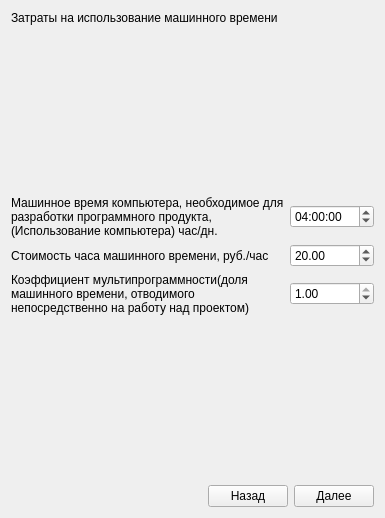
      <widget class="QWidget" name="tab_6">
       <attribute name="title">
        <string>Затраты4</string>
       </attribute>
       <layout class="QVBoxLayout" name="verticalLayout_43">
        <item>
         <widget class="QLabel" name="label_133">
          <property name="text">
           <string>Затраты на использование машинного времени</string>
          </property>
         </widget>
        </item>
        <item>
         <spacer name="verticalSpacer_5">
          <property name="orientation">
           <enum>Qt::Vertical</enum>
          </property>
          <property name="sizeHint" stdset="0">
           <size>
            <width>20</width>
            <height>165</height>
           </size>
          </property>
         </spacer>
        </item>
        <item>
         <layout class="QGridLayout" name="gridLayout_26">
          <item row="1" column="2">
           <widget class="QDoubleSpinBox" name="doubleSpinBox_20">
            <property name="maximum">
             <double>1000000.000000000000000</double>
            </property>
            <property name="value">
             <double>20.000000000000000</double>
            </property>
           </widget>
          </item>
          <item row="3" column="2">
           <widget class="QDoubleSpinBox" name="doubleSpinBox_21">
            <property name="maximum">
             <double>1.000000000000000</double>
            </property>
            <property name="singleStep">
             <double>0.010000000000000</double>
            </property>
            <property name="value">
             <double>1.000000000000000</double>
            </property>
           </widget>
          </item>
          <item row="0" column="0">
           <widget class="QLabel" name="label_134">
            <property name="text">
             <string>Машинное время компьютера, необходимое для разработки программного продукта, (Использование компьютера) час/дн.</string>
            </property>
            <property name="wordWrap">
             <bool>true</bool>
            </property>
           </widget>
          </item>
          <item row="1" column="0">
           <widget class="QLabel" name="label_135">
            <property name="text">
             <string>Стоимость часа машинного времени, руб./час</string>
            </property>
           </widget>
          </item>
          <item row="3" column="0">
           <widget class="QLabel" name="label_136">
            <property name="text">
             <string>Коэффициент мультипрограммности(доля машинного времени, отводимого непосредственно на работу над проектом)</string>
            </property>
            <property name="wordWrap">
             <bool>true</bool>
            </property>
           </widget>
          </item>
          <item row="0" column="2">
           <widget class="QTimeEdit" name="timeEdit">
            <property name="time">
             <time>
              <hour>4</hour>
              <minute>0</minute>
              <second>0</second>
             </time>
            </property>
           </widget>
          </item>
         </layout>
        </item>
        <item>
         <spacer name="verticalSpacer_8">
          <property name="orientation">
           <enum>Qt::Vertical</enum>
          </property>
          <property name="sizeHint" stdset="0">
           <size>
            <width>20</width>
            <height>164</height>
           </size>
          </property>
         </spacer>
        </item>
        <item>
         <layout class="QHBoxLayout" name="horizontalLayout_11">
          <item>
           <spacer name="horizontalSpacer_11">
            <property name="orientation">
             <enum>Qt::Horizontal</enum>
            </property>
            <property name="sizeHint" stdset="0">
             <size>
              <width>40</width>
              <height>20</height>
             </size>
            </property>
           </spacer>
          </item>
          <item>
           <widget class="QPushButton" name="pushButton_14">
            <property name="text">
             <string>Назад</string>
            </property>
           </widget>
          </item>
          <item>
           <widget class="QPushButton" name="pushButton_13">
            <property name="text">
             <string>Далее</string>
            </property>
           </widget>
          </item>
         </layout>
        </item>
       </layout>
      </widget>
